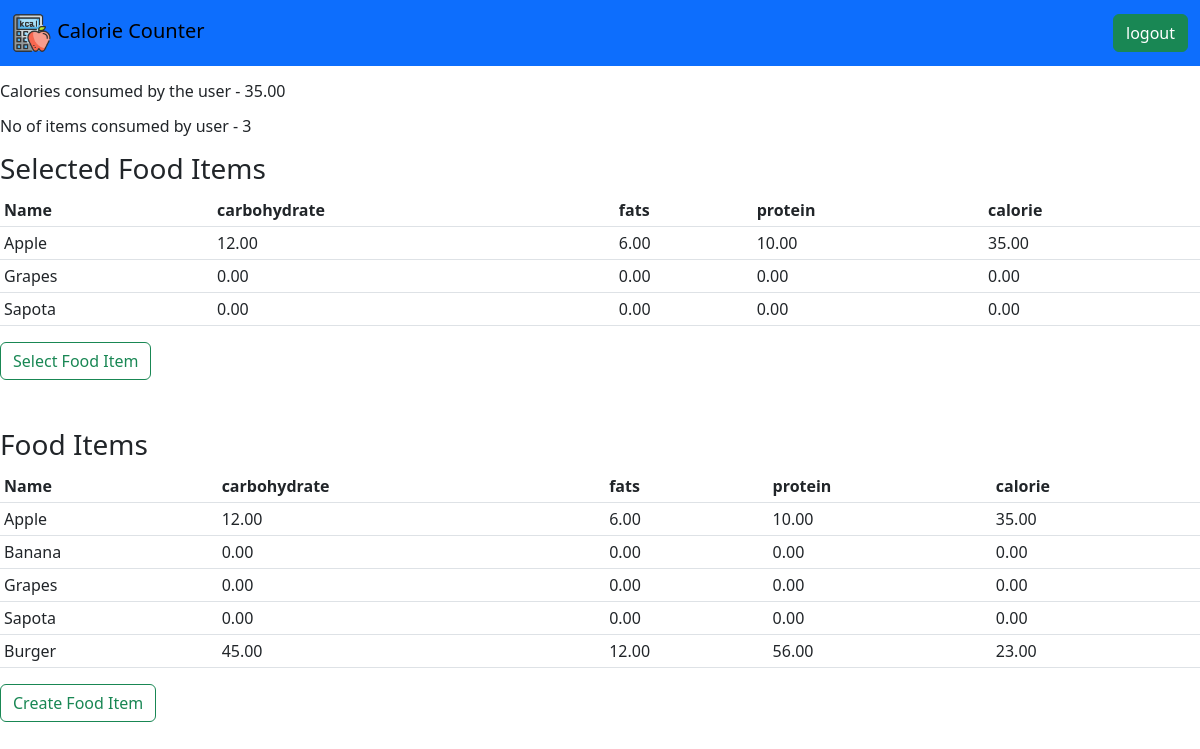
Screenshot of / (signed in) with the database file from the repository.
### app/models.py (models this page shows, shortened)
class Food(models.Model):
    name = models.CharField(max_length=200)
    carbohydrate = models.DecimalField(max_digits=5, decimal_places=2, default=0)
    fats = models.DecimalField(max_digits=5, decimal_places=2, default=0)
    protein = models.DecimalField(max_digits=5, decimal_places=2, default=0)
    calorie = models.DecimalField(max_digits=5, decimal_places=2, default=0, blank=True)
    quantity = models.IntegerField(default=1, null=True, blank=True)

### app/views.py (the view)
# urls.py: path("", views.index, name="index-view"),
def index(request):
    food_items = Food.objects.all()
    profile = request.user.profile
    selected_food_items = models.PostFood.objects.filter(profile=profile)
    cnt = selected_food_items.count()
    querysetFood=[]
    for food in selected_food_items:
        querysetFood.append(food.food.all())
    finalFoodItems=[]
    for items in querysetFood:
        for obj in items:
            finalFoodItems.append(obj)
    totalCalories=0
    for foods in finalFoodItems:
        totalCalories+=foods.calorie
    context = {
        'totalCalories':totalCalories,
        'cnt':cnt,
        "food_items": food_items,
        "selected_food_items":finalFoodItems
        }
    return render(request, "index.html", context)

### calorie_app/templates/index.html
{% extends 'layouts/base.html' %}
{% block content %}
<div class="my-3">
    <h6>Calories consumed by the user - <span>{{totalCalories}}</span></h6>
</div>
<div class="my-3">
    <h6>No of items consumed by user - <span>{{cnt}}</span></h6>
</div>
<h3>Selected Food Items</h3>
<table class="table table-sm">
    <tr>
        <th>Name</th>
        <th>carbohydrate</th>
        <th>fats</th>
        <th>protein</th>
        <th>calorie</th>
    </tr>
    {% for item in selected_food_items %}
        <tr>
            <td>{{item.name}}</td>
            <td>{{item.carbohydrate}}</td>
            <td>{{item.fats}}</td>
            <td>{{item.protein}}</td>
            <td>{{item.calorie}}</td>
        </tr>
    {% endfor %}
</table>
<a class="btn btn-outline-success" href="/select-food">Select Food Item</a>
<br><br><br>
<h3>Food Items</h3>
<table class="table table-sm">
    <tr>
        <th>Name</th>
        <th>carbohydrate</th>
        <th>fats</th>
        <th>protein</th>
        <th>calorie</th>
    </tr>
    {% for item in food_items %}
        <tr>
            <td>{{item.name}}</td>
            <td>{{item.carbohydrate}}</td>
            <td>{{item.fats}}</td>
            <td>{{item.protein}}</td>
            <td>{{item.calorie}}</td>
        </tr>
    {% endfor %}
</table>
<a class="btn btn-outline-success" href="/create-food">Create Food Item</a>
{% endblock content %}

### calorie_app/templates/layouts/base.html (shortened to what this page needs)
<!DOCTYPE html>
<html lang="en">
<head>
    <link href="https://cdn.jsdelivr.net/npm/bootstrap@5.3.0-alpha1/dist/css/bootstrap.min.css" rel="stylesheet">
</head>
<body>
    {% include 'layouts/navbar.html' %}
    {% block content %}{% endblock content %}
</body>
</html>

### calorie_app/templates/layouts/navbar.html
{% load static %}
<nav class="navbar bg-primary">
    <div class="container-fluid">
        <a class="navbar-brand">
            <span>
                <img class="" src="{% static 'images/calories-calculator.png' %}" alt="Logo" width="40" height="40">
        </span>
        Calorie Counter</a>
      <form class="d-flex" role="search">
        <a class="btn btn-success" href="/logout">logout</a>
      </form>
    </div>
</nav>

### rows the page displays
Food: name "Apple", carbohydrate "12.00", fats "6.00", protein "10.00", calorie "35.00"
Food: name "Grapes", carbohydrate "0.00", fats "0.00", protein "0.00", calorie "0.00"
Food: name "Sapota", carbohydrate "0.00", fats "0.00", protein "0.00", calorie "0.00"
Food: name "Banana", carbohydrate "0.00", fats "0.00", protein "0.00", calorie "0.00"
Food: name "Burger", carbohydrate "45.00", fats "12.00", protein "56.00", calorie "23.00"

### other values shown
{{ totalCalories }} "35.00"
{{ cnt }} "3"
